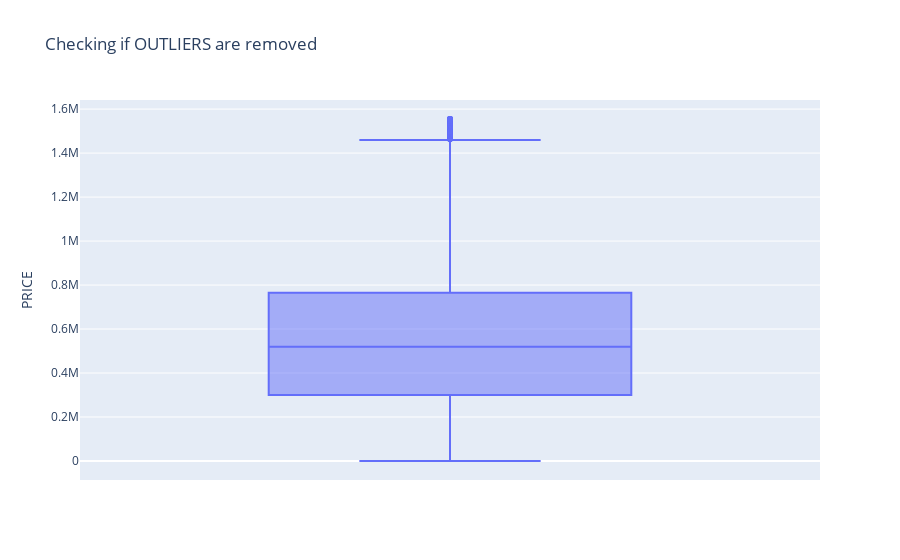

Here is the notebook cell this chart was saved with:
### Code cell
#showing outliers are removed
#checking if outliers are removed
fig = px.box(df, y="PRICE",title="Checking if OUTLIERS are removed")
fig.show()

### Figure 1 — Plotly figure (JSON) as saved in the notebook; plotly's stock layout.template omitted (floating-point values rounded to 4 significant figures; data arrays with more than 128 entries replaced by an {"elided": "..."} marker saying what was removed)
{"data": [{"alignmentgroup": "True", "hoverlabel": {"namelength": 0}, "hovertemplate": "PRICE=%{y}", "legendgroup": "", "marker": {"color": "#636efa"}, "name": "", "notched": false, "offsetgroup": "", "orientation": "v", "showlegend": false, "type": "box", "x0": " ", "xaxis": "x", "y": {"elided": "27507 int values"}, "y0": " ", "yaxis": "y"}], "layout": {"boxmode": "group", "legend": {"tracegroupgap": 0}, "title": {"text": "Checking if OUTLIERS are removed"}, "xaxis": {"anchor": "y", "domain": [0, 1]}, "yaxis": {"anchor": "x", "domain": [0, 1], "title": {"text": "PRICE"}}}}
